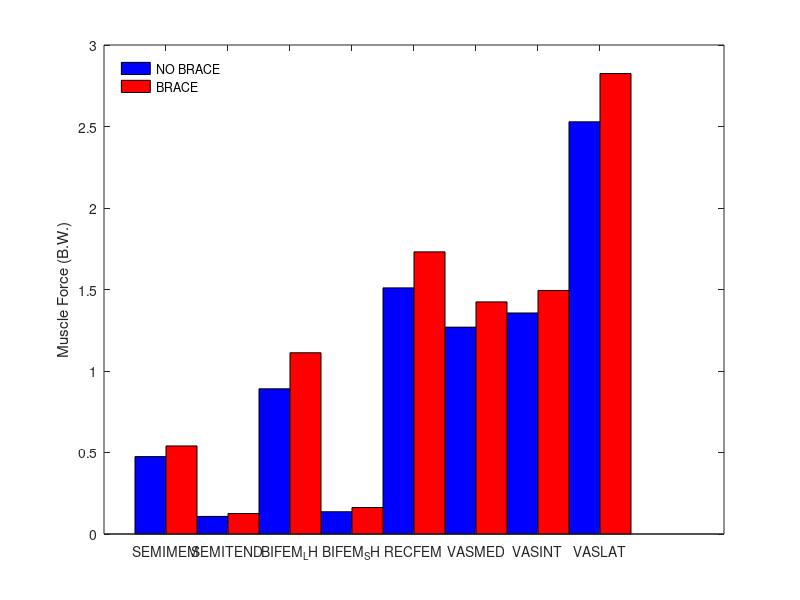

Write MATLAB code to recreate this figure.

SEMIMEM=[0.475	0.5403];
SEMITEND=[0.1078	0.1256];
BIFEM_LH=[0.891	1.112];
BIFEM_SH=[0.1367	0.1624];
RECFEM=[1.51	1.731];
VASMED=[1.269	1.424];
VASINT=[1.356	1.494];
VASLAT=[2.529	2.825];

b=bar([SEMIMEM; SEMITEND;BIFEM_LH;BIFEM_SH;RECFEM;VASMED; VASINT; VASLAT],'BarWidth',1);

legend('NO BRACE', 'BRACE', 'Location','northwest');
legend('boxoff');
ylabel('Muscle Force (B.W.)');
set(gca, 'XTickLabel', {'SEMIMEM', 'SEMITEND', 'BIFEM_LH','BIFEM_SH','RECFEM','VASMED','VASINT', 'VASLAT'});
set(b(1),'FaceColor','b');
set(b(2),'FaceColor','r');